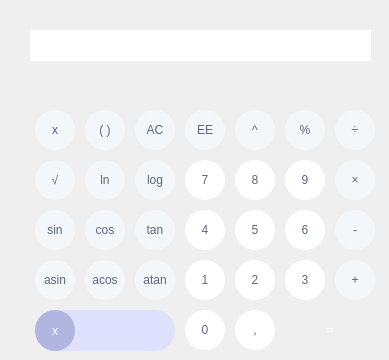
    <widget class="QWidget" name="tab">
     <property name="styleSheet">
      <string notr="true"/>
     </property>
     <attribute name="title">
      <string> Calculator </string>
     </attribute>
     <widget class="QPushButton" name="x_label">
      <property name="geometry">
       <rect>
        <x>35</x>
        <y>310</y>
        <width>40</width>
        <height>41</height>
       </rect>
      </property>
      <property name="styleSheet">
       <string notr="true">QPushButton {
border-radius: 20px;
border: none;
background-color: rgb(177, 182, 224);
color: white;
}</string>
      </property>
      <property name="text">
       <string>x</string>
      </property>
     </widget>
     <widget class="QPushButton" name="x_val">
      <property name="geometry">
       <rect>
        <x>35</x>
        <y>110</y>
        <width>40</width>
        <height>40</height>
       </rect>
      </property>
      <property name="styleSheet">
       <string notr="true">QPushButton {
border-radius: 20px;
border: none;
background-color: #f4f7f9;
color: #5c677d;
}

QPushButton:hover {
border-radius: 20px;
border: none;
background-color: #d7dadb;
color: #202020;
}</string>
      </property>
      <property name="text">
       <string>x</string>
      </property>
      <attribute name="buttonGroup">
       <string notr="true">numbersButtonGroup</string>
      </attribute>
     </widget>
     <widget class="QLineEdit" name="lineEdit_x">
      <property name="geometry">
       <rect>
        <x>40</x>
        <y>310</y>
        <width>135</width>
        <height>41</height>
       </rect>
      </property>
      <property name="palette">
       <palette>
        <active>
         <colorrole role="WindowText">
          <brush brushstyle="SolidPattern">
           <color alpha="255">
            <red>0</red>
            <green>0</green>
            <blue>0</blue>
           </color>
          </brush>
         </colorrole>
         <colorrole role="Button">
          <brush brushstyle="SolidPattern">
           <color alpha="255">
            <red>222</red>
            <green>226</green>
            <blue>255</blue>
           </color>
          </brush>
         </colorrole>
         <colorrole role="Text">
          <brush brushstyle="SolidPattern">
           <color alpha="255">
            <red>0</red>
            <green>0</green>
            <blue>0</blue>
           </color>
          </brush>
         </colorrole>
         <colorrole role="ButtonText">
          <brush brushstyle="SolidPattern">
           <color alpha="255">
            <red>0</red>
            <green>0</green>
            <blue>0</blue>
           </color>
          </brush>
         </colorrole>
         <colorrole role="Base">
          <brush brushstyle="SolidPattern">
           <color alpha="255">
            <red>222</red>
            <green>226</green>
            <blue>255</blue>
           </color>
          </brush>
         </colorrole>
         <colorrole role="Window">
          <brush brushstyle="SolidPattern">
           <color alpha="255">
            <red>222</red>
            <green>226</green>
            <blue>255</blue>
           </color>
          </brush>
         </colorrole>
         <colorrole role="Highlight">
          <brush brushstyle="SolidPattern">
           <color alpha="255">
            <red>255</red>
            <green>0</green>
            <blue>0</blue>
           </color>
          </brush>
         </colorrole>
         <colorrole role="PlaceholderText">
          <brush brushstyle="SolidPattern">
           <color alpha="255">
            <red>0</red>
            <green>0</green>
            <blue>0</blue>
           </color>
          </brush>
         </colorrole>
        </active>
        <inactive>
         <colorrole role="WindowText">
          <brush brushstyle="SolidPattern">
           <color alpha="255">
            <red>0</red>
            <green>0</green>
            <blue>0</blue>
           </color>
          </brush>
         </colorrole>
         <colorrole role="Button">
          <brush brushstyle="SolidPattern">
           <color alpha="255">
            <red>222</red>
            <green>226</green>
            <blue>255</blue>
           </color>
          </brush>
         </colorrole>
         <colorrole role="Text">
          <brush brushstyle="SolidPattern">
           <color alpha="255">
            <red>0</red>
            <green>0</green>
            <blue>0</blue>
           </color>
          </brush>
         </colorrole>
         <colorrole role="ButtonText">
          <brush brushstyle="SolidPattern">
           <color alpha="255">
            <red>0</red>
            <green>0</green>
            <blue>0</blue>
           </color>
          </brush>
         </colorrole>
         <colorrole role="Base">
          <brush brushstyle="SolidPattern">
           <color alpha="255">
            <red>222</red>
            <green>226</green>
            <blue>255</blue>
           </color>
          </brush>
         </colorrole>
         <colorrole role="Window">
          <brush brushstyle="SolidPattern">
           <color alpha="255">
            <red>222</red>
            <green>226</green>
            <blue>255</blue>
           </color>
          </brush>
         </colorrole>
         <colorrole role="Highlight">
          <brush brushstyle="SolidPattern">
           <color alpha="255">
            <red>255</red>
            <green>0</green>
            <blue>0</blue>
           </color>
          </brush>
         </colorrole>
         <colorrole role="PlaceholderText">
          <brush brushstyle="SolidPattern">
           <color alpha="255">
            <red>0</red>
            <green>0</green>
            <blue>0</blue>
           </color>
          </brush>
         </colorrole>
        </inactive>
        <disabled>
         <colorrole role="WindowText">
          <brush brushstyle="SolidPattern">
           <color alpha="255">
            <red>0</red>
            <green>0</green>
            <blue>0</blue>
           </color>
          </brush>
         </colorrole>
         <colorrole role="Button">
          <brush brushstyle="SolidPattern">
           <color alpha="255">
            <red>222</red>
            <green>226</green>
            <blue>255</blue>
           </color>
          </brush>
         </colorrole>
         <colorrole role="Text">
          <brush brushstyle="SolidPattern">
           <color alpha="255">
            <red>0</red>
            <green>0</green>
            <blue>0</blue>
           </color>
          </brush>
         </colorrole>
         <colorrole role="ButtonText">
          <brush brushstyle="SolidPattern">
           <color alpha="255">
            <red>0</red>
            <green>0</green>
            <blue>0</blue>
           </color>
          </brush>
         </colorrole>
         <colorrole role="Base">
          <brush brushstyle="SolidPattern">
           <color alpha="255">
            <red>222</red>
            <green>226</green>
            <blue>255</blue>
           </color>
          </brush>
         </colorrole>
         <colorrole role="Window">
          <brush brushstyle="SolidPattern">
           <color alpha="255">
            <red>222</red>
            <green>226</green>
            <blue>255</blue>
           </color>
          </brush>
         </colorrole>
         <colorrole role="Highlight">
          <brush brushstyle="SolidPattern">
           <color alpha="255">
            <red>255</red>
            <green>0</green>
            <blue>0</blue>
           </color>
          </brush>
         </colorrole>
         <colorrole role="PlaceholderText">
          <brush brushstyle="SolidPattern">
           <color alpha="255">
            <red>0</red>
            <green>0</green>
            <blue>0</blue>
           </color>
          </brush>
         </colorrole>
        </disabled>
       </palette>
      </property>
      <property name="focusPolicy">
       <enum>Qt::ClickFocus</enum>
      </property>
      <property name="styleSheet">
       <string notr="true">QLineEdit {
border: none;
selection-background-color: red;
background-color: #dee2ff;
border-radius: 20px;
padding: 10;
}</string>
      </property>
      <property name="text">
       <string/>
      </property>
      <property name="alignment">
       <set>Qt::AlignRight|Qt::AlignTrailing|Qt::AlignVCenter</set>
      </property>
     </widget>
     <widget class="QPushButton" name="div">
      <property name="geometry">
       <rect>
        <x>335</x>
        <y>110</y>
        <width>40</width>
        <height>40</height>
       </rect>
      </property>
      <property name="styleSheet">
       <string notr="true">QPushButton {
border-radius: 20px;
border: none;
background-color: #f4f7f9;
color: #5c677d;
}

QPushButton:hover {
border-radius: 20px;
border: none;
background-color: #d7dadb;
color: #202020;
}</string>
      </property>
      <property name="text">
       <string>÷</string>
      </property>
     </widget>
     <widget class="QPushButton" name="two">
      <property name="geometry">
       <rect>
        <x>235</x>
        <y>260</y>
        <width>40</width>
        <height>40</height>
       </rect>
      </property>
      <property name="styleSheet">
       <string notr="true">QPushButton {
border-radius: 20px;
border: none;
background-color: white;
color: #5c677d;
}

QPushButton:hover {
border-radius: 20px;
border: none;
background-color: white;
color: #202020;
}
</string>
      </property>
      <property name="text">
       <string>2</string>
      </property>
      <attribute name="buttonGroup">
       <string notr="true">numbersButtonGroup</string>
      </attribute>
     </widget>
     <widget class="QPushButton" name="pow">
      <property name="geometry">
       <rect>
        <x>235</x>
        <y>110</y>
        <width>40</width>
        <height>40</height>
       </rect>
      </property>
      <property name="styleSheet">
       <string notr="true">QPushButton {
border-radius: 20px;
border: none;
background-color: #f4f7f9;
color: #5c677d;
}

QPushButton:hover {
border-radius: 20px;
border: none;
background-color: #d7dadb;
color: #202020;
}</string>
      </property>
      <property name="text">
       <string>^</string>
      </property>
      <attribute name="buttonGroup">
       <string notr="true">signButtonGroup</string>
      </attribute>
     </widget>
     <widget class="QPushButton" name="asin">
      <property name="geometry">
       <rect>
        <x>35</x>
        <y>260</y>
        <width>40</width>
        <height>40</height>
       </rect>
      </property>
      <property name="styleSheet">
       <string notr="true">QPushButton {
border-radius: 20px;
border: none;
background-color: #f4f7f9;
color: #5c677d;
}

QPushButton:hover {
border-radius: 20px;
border: none;
background-color: #d7dadb;
color: #202020;
}</string>
      </property>
      <property name="text">
       <string>asin</string>
      </property>
      <attribute name="buttonGroup">
       <string notr="true">functionButtonGroup</string>
      </attribute>
     </widget>
     <widget class="QPushButton" name="one">
      <property name="geometry">
       <rect>
        <x>185</x>
        <y>260</y>
        <width>40</width>
        <height>40</height>
       </rect>
      </property>
      <property name="styleSheet">
       <string notr="true">QPushButton {
border-radius: 20px;
border: none;
background-color: white;
color: #5c677d;
}

QPushButton:hover {
border-radius: 20px;
border: none;
background-color: white;
color: #202020;
}
</string>
      </property>
      <property name="text">
       <string>1</string>
      </property>
      <attribute name="buttonGroup">
       <string notr="true">numbersButtonGroup</string>
      </attribute>
     </widget>
     <widget class="QPushButton" name="seven">
      <property name="geometry">
       <rect>
        <x>185</x>
        <y>160</y>
        <width>40</width>
        <height>40</height>
       </rect>
      </property>
      <property name="styleSheet">
       <string notr="true">QPushButton {
border-radius: 20px;
border: none;
background-color: white;
color: #5c677d;
}

QPushButton:hover {
border-radius: 20px;
border: none;
background-color: white;
color: #202020;
}
</string>
      </property>
      <property name="text">
       <string>7</string>
      </property>
      <attribute name="buttonGroup">
       <string notr="true">numbersButtonGroup</string>
      </attribute>
     </widget>
     <widget class="QLabel" name="line">
      <property name="geometry">
       <rect>
        <x>30</x>
        <y>96</y>
        <width>350</width>
        <height>1</height>
       </rect>
      </property>
      <property name="styleSheet">
       <string notr="true">QLabel {
background-color: QLinearGradient(x1: 0, y1: 0, 
                            							x2: 1, y2: 0.2, 
                            stop: 0   rgba(255, 80, 135, 255), 
                            stop: 0.5 rgba(192, 106, 194, 255), 
                            stop: 1   rgba(102, 128, 255, 255));
border-radius: 1px;
}</string>
      </property>
      <property name="text">
       <string/>
      </property>
     </widget>
     <widget class="QPushButton" name="five">
      <property name="geometry">
       <rect>
        <x>235</x>
        <y>210</y>
        <width>40</width>
        <height>40</height>
       </rect>
      </property>
      <property name="styleSheet">
       <string notr="true">QPushButton {
border-radius: 20px;
border: none;
background-color: white;
color: #5c677d;
}

QPushButton:hover {
border-radius: 20px;
border: none;
background-color: white;
color: #202020;
}
</string>
      </property>
      <property name="text">
       <string>5</string>
      </property>
      <attribute name="buttonGroup">
       <string notr="true">numbersButtonGroup</string>
      </attribute>
     </widget>
     <widget class="QPushButton" name="dot">
      <property name="geometry">
       <rect>
        <x>235</x>
        <y>310</y>
        <width>40</width>
        <height>40</height>
       </rect>
      </property>
      <property name="styleSheet">
       <string notr="true">QPushButton {
border-radius: 20px;
border: none;
background-color: white;
color: #5c677d;
}

QPushButton:hover {
border-radius: 20px;
border: none;
background-color: white;
color: #202020;
}
</string>
      </property>
      <property name="text">
       <string>,</string>
      </property>
     </widget>
     <widget class="QPushButton" name="sub">
      <property name="geometry">
       <rect>
        <x>335</x>
        <y>210</y>
        <width>40</width>
        <height>40</height>
       </rect>
      </property>
      <property name="styleSheet">
       <string notr="true">QPushButton {
border-radius: 20px;
border: none;
background-color: #f4f7f9;
color: #5c677d;
}

QPushButton:hover {
border-radius: 20px;
border: none;
background-color: #d7dadb;
color: #202020;
}</string>
      </property>
      <property name="text">
       <string>-</string>
      </property>
      <attribute name="buttonGroup">
       <string notr="true">signButtonGroup</string>
      </attribute>
     </widget>
     <widget class="QPushButton" name="breackets">
      <property name="geometry">
       <rect>
        <x>85</x>
        <y>110</y>
        <width>40</width>
        <height>40</height>
       </rect>
      </property>
      <property name="styleSheet">
       <string notr="true">QPushButton {
border-radius: 20px;
border: none;
background-color: #f4f7f9;
color: #5c677d;
}

QPushButton:hover {
border-radius: 20px;
border: none;
background-color: #d7dadb;
color: #202020;
}</string>
      </property>
      <property name="text">
       <string>( )</string>
      </property>
     </widget>
     <widget class="QPushButton" name="cos">
      <property name="geometry">
       <rect>
        <x>85</x>
        <y>210</y>
        <width>40</width>
        <height>40</height>
       </rect>
      </property>
      <property name="styleSheet">
       <string notr="true">QPushButton {
border-radius: 20px;
border: none;
background-color: #f4f7f9;
color: #5c677d;
}

QPushButton:hover {
border-radius: 20px;
border: none;
background-color: #d7dadb;
color: #202020;
}</string>
      </property>
      <property name="text">
       <string>cos</string>
      </property>
      <attribute name="buttonGroup">
       <string notr="true">functionButtonGroup</string>
      </attribute>
     </widget>
     <widget class="QPushButton" name="three">
      <property name="geometry">
       <rect>
        <x>285</x>
        <y>260</y>
        <width>40</width>
        <height>40</height>
       </rect>
      </property>
      <property name="styleSheet">
       <string notr="true">QPushButton {
border-radius: 20px;
border: none;
background-color: white;
color: #5c677d;
}

QPushButton:hover {
border-radius: 20px;
border: none;
background-color: white;
color: #202020;
}
</string>
      </property>
      <property name="text">
       <string>3</string>
      </property>
      <attribute name="buttonGroup">
       <string notr="true">numbersButtonGroup</string>
      </attribute>
     </widget>
     <widget class="QPushButton" name="nine">
      <property name="geometry">
       <rect>
        <x>285</x>
        <y>160</y>
        <width>40</width>
        <height>40</height>
       </rect>
      </property>
      <property name="styleSheet">
       <string notr="true">QPushButton {
border-radius: 20px;
border: none;
background-color: white;
color: #5c677d;
}

QPushButton:hover {
border-radius: 20px;
border: none;
background-color: white;
color: #202020;
}
</string>
      </property>
      <property name="text">
       <string>9</string>
      </property>
      <attribute name="buttonGroup">
       <string notr="true">numbersButtonGroup</string>
      </attribute>
     </widget>
     <widget class="QPushButton" name="ln">
      <property name="geometry">
       <rect>
        <x>85</x>
        <y>160</y>
        <width>40</width>
        <height>40</height>
       </rect>
      </property>
      <property name="styleSheet">
       <string notr="true">QPushButton {
border-radius: 20px;
border: none;
background-color: #f4f7f9;
color: #5c677d;
}

QPushButton:hover {
border-radius: 20px;
border: none;
background-color: #d7dadb;
color: #202020;
}</string>
      </property>
      <property name="text">
       <string>ln</string>
      </property>
      <attribute name="buttonGroup">
       <string notr="true">functionButtonGroup</string>
      </attribute>
     </widget>
     <widget class="QPushButton" name="add">
      <property name="geometry">
       <rect>
        <x>335</x>
        <y>260</y>
        <width>40</width>
        <height>40</height>
       </rect>
      </property>
      <property name="styleSheet">
       <string notr="true">QPushButton {
border-radius: 20px;
border: none;
background-color: #f4f7f9;
color: #5c677d;
}

QPushButton:hover {
border-radius: 20px;
border: none;
background-color: #d7dadb;
color: #202020;
}</string>
      </property>
      <property name="text">
       <string>+</string>
      </property>
      <attribute name="buttonGroup">
       <string notr="true">signButtonGroup</string>
      </attribute>
     </widget>
     <widget class="QPushButton" name="equal">
      <property name="geometry">
       <rect>
        <x>285</x>
        <y>310</y>
        <width>90</width>
        <height>40</height>
       </rect>
      </property>
      <property name="styleSheet">
       <string notr="true">QPushButton {
background-color: QLinearGradient(x1: 0, y1: 0, 
                            							x2: 1, y2: 0.2, 
                            stop: 0   rgba(255, 80, 135, 255), 
                            stop: 0.5 rgba(192, 106, 194, 255), 
                            stop: 1   rgba(102, 128, 255, 255));
border-radius: 20px;
color: white;
}</string>
      </property>
      <property name="text">
       <string>=</string>
      </property>
     </widget>
     <widget class="QPushButton" name="exp_notation">
      <property name="geometry">
       <rect>
        <x>185</x>
        <y>110</y>
        <width>40</width>
        <height>40</height>
       </rect>
      </property>
      <property name="styleSheet">
       <string notr="true">QPushButton {
border-radius: 20px;
border: none;
background-color: #f4f7f9;
color: #5c677d;
}

QPushButton:hover {
border-radius: 20px;
border: none;
background-color: #d7dadb;
color: #202020;
}</string>
      </property>
      <property name="text">
       <string>EE</string>
      </property>
     </widget>
     <widget class="QPushButton" name="sin">
      <property name="geometry">
       <rect>
        <x>35</x>
        <y>210</y>
        <width>40</width>
        <height>40</height>
       </rect>
      </property>
      <property name="styleSheet">
       <string notr="true">QPushButton {
border-radius: 20px;
border: none;
background-color: #f4f7f9;
color: #5c677d;
}

QPushButton:hover {
border-radius: 20px;
border: none;
background-color: #d7dadb;
color: #202020;
}</string>
      </property>
      <property name="text">
       <string>sin</string>
      </property>
      <attribute name="buttonGroup">
       <string notr="true">functionButtonGroup</string>
      </attribute>
     </widget>
     <widget class="QPushButton" name="tan">
      <property name="geometry">
       <rect>
        <x>135</x>
        <y>210</y>
        <width>40</width>
        <height>40</height>
       </rect>
      </property>
      <property name="styleSheet">
       <string notr="true">QPushButton {
border-radius: 20px;
border: none;
background-color: #f4f7f9;
color: #5c677d;
}

QPushButton:hover {
border-radius: 20px;
border: none;
background-color: #d7dadb;
color: #202020;
}</string>
      </property>
      <property name="text">
       <string>tan</string>
      </property>
      <attribute name="buttonGroup">
       <string notr="true">functionButtonGroup</string>
      </attribute>
     </widget>
     <widget class="QPushButton" name="zero">
      <property name="geometry">
       <rect>
        <x>185</x>
        <y>310</y>
        <width>40</width>
        <height>40</height>
       </rect>
      </property>
      <property name="styleSheet">
       <string notr="true">QPushButton {
border-radius: 20px;
border: none;
background-color: white;
color: #5c677d;
}

QPushButton:hover {
border-radius: 20px;
border: none;
background-color: white;
color: #202020;
}
</string>
      </property>
      <property name="text">
       <string>0</string>
      </property>
      <attribute name="buttonGroup">
       <string notr="true">numbersButtonGroup</string>
      </attribute>
     </widget>
     <widget class="QPushButton" name="ac">
      <property name="geometry">
       <rect>
        <x>135</x>
        <y>110</y>
        <width>40</width>
        <height>40</height>
       </rect>
      </property>
      <property name="styleSheet">
       <string notr="true">QPushButton {
border-radius: 20px;
border: none;
background-color: #f4f7f9;
color: #5c677d;
}

QPushButton:hover {
border-radius: 20px;
border: none;
background-color: #d7dadb;
color: #202020;
}</string>
      </property>
      <property name="text">
       <string>AC</string>
      </property>
     </widget>
     <widget class="QPushButton" name="mul">
      <property name="geometry">
       <rect>
        <x>335</x>
        <y>160</y>
        <width>40</width>
        <height>40</height>
       </rect>
      </property>
      <property name="styleSheet">
       <string notr="true">QPushButton {
border-radius: 20px;
border: none;
background-color: #f4f7f9;
color: #5c677d;
}

QPushButton:hover {
border-radius: 20px;
border: none;
background-color: #d7dadb;
color: #202020;
}</string>
      </property>
      <property name="text">
       <string>×</string>
      </property>
     </widget>
     <widget class="QPushButton" name="acos">
      <property name="geometry">
       <rect>
        <x>85</x>
        <y>260</y>
        <width>40</width>
        <height>40</height>
       </rect>
      </property>
      <property name="styleSheet">
       <string notr="true">QPushButton {
border-radius: 20px;
border: none;
background-color: #f4f7f9;
color: #5c677d;
}

QPushButton:hover {
border-radius: 20px;
border: none;
background-color: #d7dadb;
color: #202020;
}</string>
      </property>
      <property name="text">
       <string>acos</string>
      </property>
      <attribute name="buttonGroup">
       <string notr="true">functionButtonGroup</string>
      </attribute>
     </widget>
     <widget class="QPushButton" name="four">
      <property name="geometry">
       <rect>
        <x>185</x>
        <y>210</y>
        <width>40</width>
        <height>40</height>
       </rect>
      </property>
      <property name="styleSheet">
       <string notr="true">QPushButton {
border-radius: 20px;
border: none;
background-color: white;
color: #5c677d;
}

QPushButton:hover {
border-radius: 20px;
border: none;
background-color: white;
color: #202020;
}
</string>
      </property>
      <property name="text">
       <string>4</string>
      </property>
      <attribute name="buttonGroup">
       <string notr="true">numbersButtonGroup</string>
      </attribute>
     </widget>
     <widget class="QPushButton" name="mod">
      <property name="geometry">
       <rect>
        <x>285</x>
        <y>110</y>
        <width>40</width>
        <height>40</height>
       </rect>
      </property>
      <property name="styleSheet">
       <string notr="true">QPushButton {
border-radius: 20px;
border: none;
background-color: #f4f7f9;
color: #5c677d;
}

QPushButton:hover {
border-radius: 20px;
border: none;
background-color: #d7dadb;
color: #202020;
}</string>
      </property>
      <property name="text">
       <string>%</string>
      </property>
     </widget>
     <widget class="QLabel" name="expressionDisplay">
      <property name="geometry">
       <rect>
        <x>30</x>
        <y>30</y>
        <width>341</width>
        <height>31</height>
       </rect>
      </property>
      <property name="styleSheet">
       <string notr="true">QLabel {
background-color: white;
color: black;
}</string>
      </property>
      <property name="text">
       <string/>
      </property>
      <property name="alignment">
       <set>Qt::AlignRight|Qt::AlignTrailing|Qt::AlignVCenter</set>
      </property>
     </widget>
     <widget class="QPushButton" name="six">
      <property name="geometry">
       <rect>
        <x>285</x>
        <y>210</y>
        <width>40</width>
        <height>40</height>
       </rect>
      </property>
      <property name="styleSheet">
       <string notr="true">QPushButton {
border-radius: 20px;
border: none;
background-color: white;
color: #5c677d;
}

QPushButton:hover {
border-radius: 20px;
border: none;
background-color: white;
color: #202020;
}
</string>
      </property>
      <property name="text">
       <string>6</string>
      </property>
      <attribute name="buttonGroup">
       <string notr="true">numbersButtonGroup</string>
      </attribute>
     </widget>
     <widget class="QPushButton" name="eight">
      <property name="geometry">
       <rect>
        <x>235</x>
        <y>160</y>
        <width>40</width>
        <height>40</height>
       </rect>
      </property>
      <property name="styleSheet">
       <string notr="true">QPushButton {
border-radius: 20px;
border: none;
background-color: white;
color: #5c677d;
}

QPushButton:hover {
border-radius: 20px;
border: none;
background-color: white;
color: #202020;
}
</string>
      </property>
      <property name="text">
       <string>8</string>
      </property>
      <attribute name="buttonGroup">
       <string notr="true">numbersButtonGroup</string>
      </attribute>
     </widget>
     <widget class="QPushButton" name="sqrt">
      <property name="geometry">
       <rect>
        <x>35</x>
        <y>160</y>
        <width>40</width>
        <height>40</height>
       </rect>
      </property>
      <property name="styleSheet">
       <string notr="true">QPushButton {
border-radius: 20px;
border: none;
background-color: #f4f7f9;
color: #5c677d;
}

QPushButton:hover {
border-radius: 20px;
border: none;
background-color: #d7dadb;
color: #202020;
}</string>
      </property>
      <property name="text">
       <string>√</string>
      </property>
     </widget>
     <widget class="QPushButton" name="atan">
      <property name="geometry">
       <rect>
        <x>135</x>
        <y>260</y>
        <width>40</width>
        <height>40</height>
       </rect>
      </property>
      <property name="styleSheet">
       <string notr="true">QPushButton {
border-radius: 20px;
border: none;
background-color: #f4f7f9;
color: #5c677d;
}

QPushButton:hover {
border-radius: 20px;
border: none;
background-color: #d7dadb;
color: #202020;
}</string>
      </property>
      <property name="text">
       <string>atan</string>
      </property>
      <attribute name="buttonGroup">
       <string notr="true">functionButtonGroup</string>
      </attribute>
     </widget>
     <widget class="QPushButton" name="log">
      <property name="geometry">
       <rect>
        <x>135</x>
        <y>160</y>
        <width>40</width>
        <height>40</height>
       </rect>
      </property>
      <property name="styleSheet">
       <string notr="true">QPushButton {
border-radius: 20px;
border: none;
background-color: #f4f7f9;
color: #5c677d;
}

QPushButton:hover {
border-radius: 20px;
border: none;
background-color: #d7dadb;
color: #202020;
}</string>
      </property>
      <property name="text">
       <string>log</string>
      </property>
      <attribute name="buttonGroup">
       <string notr="true">functionButtonGroup</string>
      </attribute>
     </widget>
     <zorder>lineEdit_x</zorder>
     <zorder>x_label</zorder>
     <zorder>x_val</zorder>
     <zorder>div</zorder>
     <zorder>two</zorder>
     <zorder>pow</zorder>
     <zorder>asin</zorder>
     <zorder>one</zorder>
     <zorder>seven</zorder>
     <zorder>line</zorder>
     <zorder>five</zorder>
     <zorder>dot</zorder>
     <zorder>sub</zorder>
     <zorder>breackets</zorder>
     <zorder>cos</zorder>
     <zorder>three</zorder>
     <zorder>nine</zorder>
     <zorder>ln</zorder>
     <zorder>add</zorder>
     <zorder>equal</zorder>
     <zorder>exp_notation</zorder>
     <zorder>sin</zorder>
     <zorder>tan</zorder>
     <zorder>zero</zorder>
     <zorder>ac</zorder>
     <zorder>mul</zorder>
     <zorder>acos</zorder>
     <zorder>four</zorder>
     <zorder>mod</zorder>
     <zorder>expressionDisplay</zorder>
     <zorder>six</zorder>
     <zorder>eight</zorder>
     <zorder>sqrt</zorder>
     <zorder>atan</zorder>
     <zorder>log</zorder>
    </widget>
